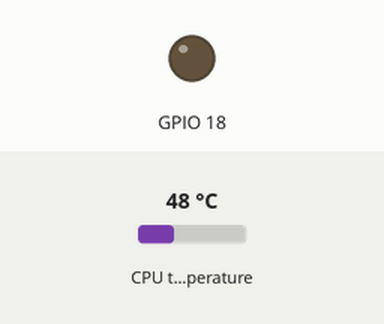
A program run on a simulated Raspberry Pi (BCM pin numbers). Parts: output pins drawn as LEDs (lit = HIGH). The inputs (shaded band) are chosen by the test bench; at power-on: CPU temperature 48 °C.

Above: at 1.2 s.
1.3 s: CPU temperature set to 69 °C
7.3 s: CPU temperature set to 72 °C
At 11.0 s:
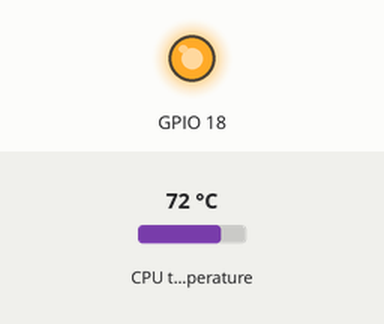
13.3 s: CPU temperature set to 62 °C
19.3 s: CPU temperature set to 59 °C
At 20.9 s:
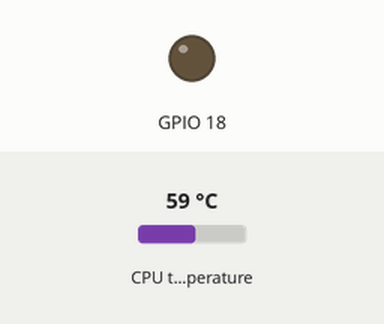
25.3 s: CPU temperature set to 71 °C
At 30.9 s:
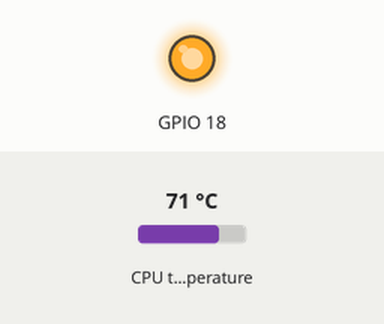
Timing chart, 0 to 32.4 s (numbered marks = the images above; inputs shaded):
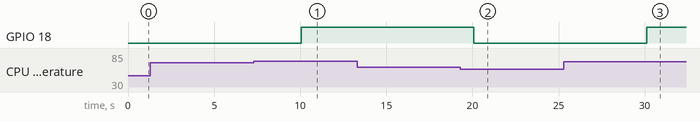

The program:

main.py
```python
#!/usr/bin/env python3
import subprocess
import RPi.GPIO as GPIO
import time

def cpu_temp():
	thermal_zone = subprocess.Popen(['cat', '/sys/class/thermal/thermal_zone0/temp'], stdout=subprocess.PIPE)
	out, err = thermal_zone.communicate()
	cpu_temp = int(out.decode())/1000
	return cpu_temp

def check_temp():
	cpu = cpu_temp()
	if (float(cpu) > 70) and not GPIO.input(18):
		GPIO.output(18, True)
	elif float(cpu) <= 60  and GPIO.input(18):
		GPIO.output(18, False)

GPIO.setwarnings(False)
GPIO.setmode(GPIO.BCM)
GPIO.setup(18,GPIO.OUT)
while(1):
	check_temp()
	time.sleep(5)
```

Measured:
- the behaviour switches between 70 and 71 °C on CPU temperature (found by bisection; images 0 and 1)
- the behaviour switches between 61 and 60 °C on CPU temperature (found by bisection; images 1 and 2)
- after the input at 1.3 s, every drawn part: stays the same
- after the input at 7.3 s, GPIO 18: LOW → HIGH after 2.7 s
- after the input at 13.3 s, every drawn part: stays the same
- after the input at 19.3 s, GPIO 18: HIGH → LOW after 0.78 s
- after the input at 25.3 s, GPIO 18: LOW → HIGH after 4.8 s
